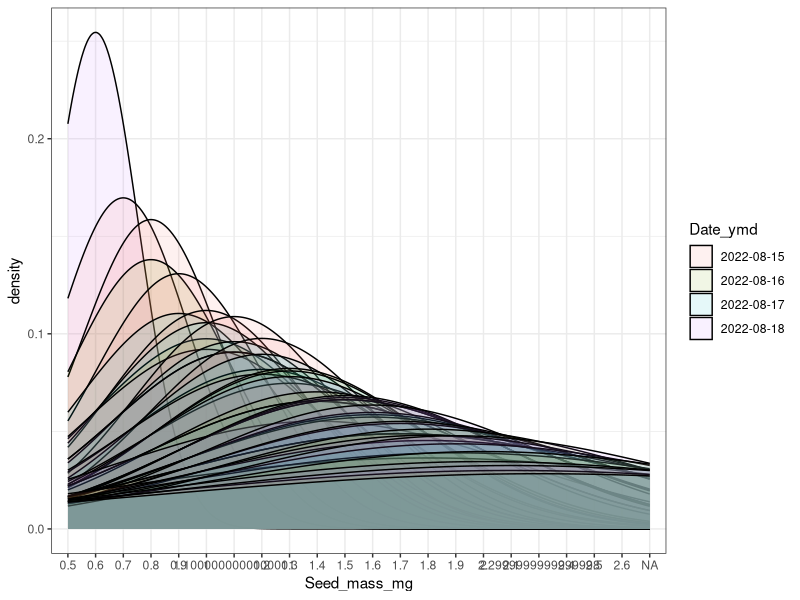
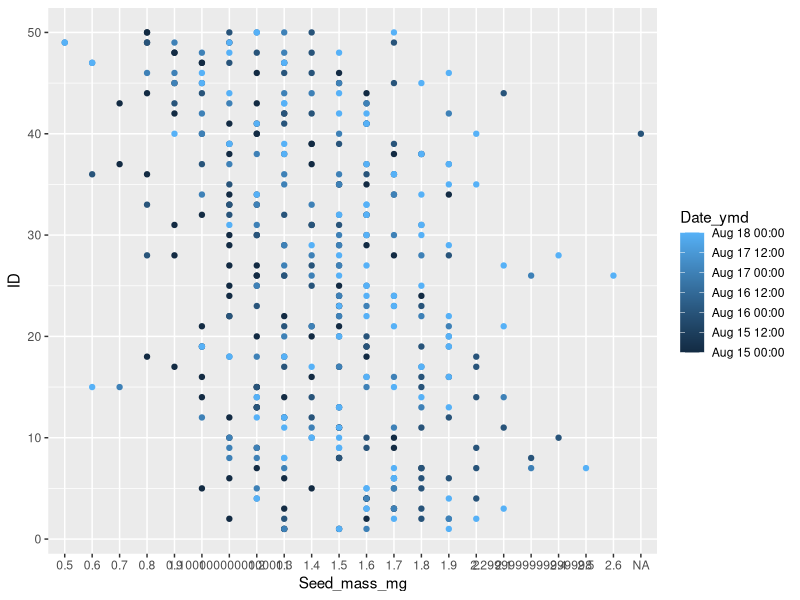

R code for these plots, in order: (Note: this script raises an error after producing the figures.)
# libraries ----
library(readxl)  # for reading excel files
library(here)    # for creating relative file-paths
library(dplyr)   # for manipulating data
library(ggplot2) # for visualizing data

# import ----

seeds_df <- read_excel(
  here("data", "raw_data", "phd_exp_seed_imbibition_test.xlsx")
)

# check packaging ----
str(seeds_df)
head(seeds_df, n = 5)
tail(seeds_df, n = 5)

# clean data ----

seeds_tidy <- seeds_df %>%
  filter(Spp != "RUHI")

# visualize data ----

ciar <- seeds_tidy %>%
  filter(Spp == "CIAR" & !is.na(Section))

seed_ciar <- ciar %>%
  mutate(Date_ymd = as.character(Date_ymd)) %>%
  ggplot(aes(x = Seed_mass_mg, fill = Date_ymd)) +
  geom_density(alpha = 0.1) +
  theme_bw()

seed_ciar2 <- ciar %>%
  ggplot(aes(x = Seed_mass_mg, y = ID, col = Date_ymd)) +
  geom_point()

# t-test ----

# hehe

hehe_t1 <- hehe %>%
  mutate(Date_ymd = as.character(Date_ymd)) %>%
  filter(Date_ymd == "2022-08-08") %>%
  pull(Seed_mass_mg)

hehe_t2 <- hehe %>%
  mutate(Date_ymd = as.character(Date_ymd)) %>%
  filter(Date_ymd == "2022-08-09") %>%
  pull(Seed_mass_mg)

t_test_hehe <- t.test(
  x = hehe_t1, 
  y = hehe_t2, 
  alternative = "two.sided",
  paired = TRUE,
  conf.level = 0.95
)

# ciar

ciar_t1 <- ciar %>%
  mutate(Date_ymd = as.character(Date_ymd)) %>%
  filter(Date_ymd == "2022-08-08") %>%
  pull(Seed_mass_mg)

ciar_t2 <- ciar %>%
  mutate(Date_ymd = as.character(Date_ymd)) %>%
  filter(Date_ymd == "2022-08-09") %>%
  pull(Seed_mass_mg)

t_test_ciar <- t.test(
  x = ciar_t1, 
  y = ciar_t2, 
  alternative = "two.sided",
  paired = TRUE
)

ggsave(
  filename = here("output", "seed_mass.png"), 
  plot = seed_mass, 
  device = "png", 
  units = "in", 
  height = 5, 
  width = 5
)